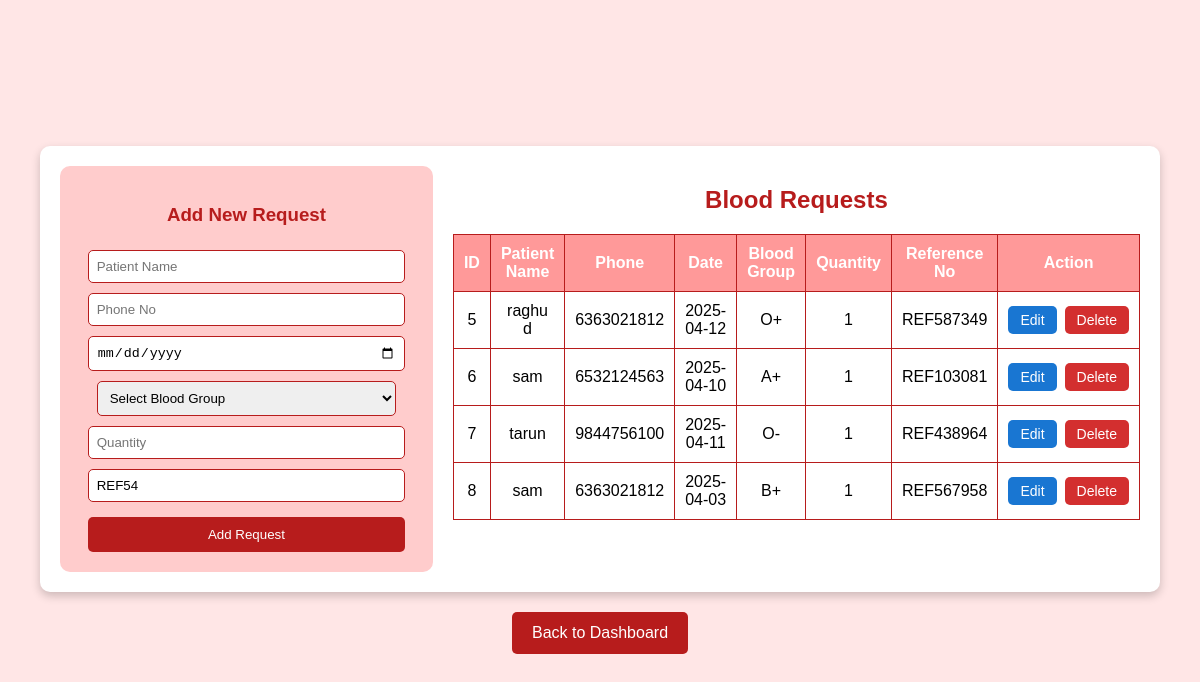
The app's page /blood_requests (signed in) with its own data.
### tables this page shows
CREATE TABLE blood_requests (
    id INTEGER PRIMARY KEY AUTOINCREMENT,
    patient_name TEXT NOT NULL,
    phone TEXT NOT NULL,
    request_date TEXT NOT NULL,
    blood_group TEXT NOT NULL,
    quantity INTEGER NOT NULL,
    reference_number TEXT UNIQUE NOT NULL
);

### main.py (the view, shortened to what this page needs)
@app.route('/blood_requests', methods=['GET', 'POST'])
def blood_requests():
    if 'username' not in session:
        flash('Please login first.', 'warning')
        return redirect(url_for('login'))
    conn = get_db_connection()
    requests = conn.execute("SELECT * FROM blood_requests").fetchall()
    conn.close()
    return render_template('blood_requests.html', requests=requests)

### main.py (called while the page is built)
def get_db_connection():
    conn = sqlite3.connect('login.db')
    conn.row_factory = sqlite3.Row
    return conn

### templates/blood_requests.html (shortened to what this page needs)
<!DOCTYPE html>
<html lang="en">
<head>
</head>
<body>
<div class="container">
    <div class="left-section">
        <h3>Add New Request</h3>
        <form method="POST" class="add-form">
            <input type="text" name="patient_name" placeholder="Patient Name" required>
            <input type="text" name="phone" placeholder="Phone No" required>
            <input type="date" name="request_date" required>
            <select name="blood_group" required>
                <option value="">Select Blood Group</option>
            </select>
            <input type="number" name="quantity" placeholder="Quantity" required>
            <input type="text" name="reference_number" id="reference_number" readonly>
            <button class="add-btn" type="submit">Add Request</button>
        </form>
    </div>
    <div class="right-section">
        <h2>Blood Requests</h2>
        <table>
            <tr>
                <th>ID</th>
                <th>Patient Name</th>
                <th>Phone</th>
                <th>Date</th>
                <th>Blood Group</th>
                <th>Quantity</th>
                <th>Reference No</th>
                <th>Action</th>
            </tr>
            {% for request in requests %}
            <tr>
                <td>{{ request.id }}</td>
                <td>{{ request.patient_name }}</td>
                <td>{{ request.phone }}</td>
                <td>{{ request.request_date }}</td>
                <td>{{ request.blood_group }}</td>
                <td>{{ request.quantity }}</td>
                <td>{{ request.reference_number }}</td>
                <td>
                    <div class="action-container">
                        <a href="/edit_request/{{ request.id }}">
                            <button class="action-btn edit-btn">Edit</button>
                        </a>
                        <a href="/delete_request/{{ request.id }}" onclick="return confirm('Are you sure?');">
                            <button class="action-btn delete-btn">Delete</button>
                        </a>
                    </div>
                </td>
            </tr>
            {% endfor %}
        </table>
    </div>
</div>
<div class="center-button">
    <button class="dashboard-btn" onclick="window.location.href='/dashboard'">Back to Dashboard</button>
</div>
</body>
</html>

### templates/blood_requests.html (style rules this page uses)
body { font-family: Arial, sans-serif; margin: 0; padding: 0; background-color: #ffe6e6; display: flex; flex-direction: column; justify-content: center; align-items: center; height: 100vh; }
.container { width: 90%; max-width: 1200px; background: white; padding: 20px; border-radius: 10px; box-shadow: 0 4px 10px rgba(0,0,0,0.2); display: flex; gap: 20px; }
.left-section { width: 35%; background: #ffcccc; padding: 20px; border-radius: 10px; display: flex; flex-direction: column; align-items: center; }
.right-section { width: 65%; }
h2, h3 { text-align: center; color: #b71c1c; }
table { width: 100%; border-collapse: collapse; margin-top: 20px; }
table, th, td { border: 1px solid #b71c1c; }
th, td { padding: 10px; text-align: center; }
th { background-color: #ff9999; color: white; }
.add-form { width: 100%; display: flex; flex-direction: column; align-items: center; }
.add-form input, .add-form select { width: 90%; padding: 8px; margin: 5px 0; border: 1px solid #b71c1c; border-radius: 5px; }
.add-btn { background-color: #b71c1c; color: white; padding: 10px; border: none; cursor: pointer; width: 95%; border-radius: 5px; margin-top: 10px; }
.action-container { display: flex; justify-content: center; gap: 8px; }
.action-btn { padding: 6px 12px; border: none; border-radius: 5px; cursor: pointer; font-size: 14px; transition: 0.3s; }
.edit-btn { background-color: #1976d2; color: white; }
.delete-btn { background-color: #d32f2f; color: white; }
.center-button { margin-top: 20px; text-align: center; }
.dashboard-btn { background-color: #b71c1c; color: white; padding: 12px 20px; border: none; cursor: pointer; border-radius: 5px; font-size: 16px; transition: 0.3s; }

### records on screen
blood_requests: id "5", patient_name "raghu d", phone "6363021812", request_date "2025-04-12", blood_group "O+", quantity "1", reference_number "REF587349"
blood_requests: id "6", patient_name "sam", phone "6532124563", request_date "2025-04-10", blood_group "A+", quantity "1", reference_number "REF103081"
blood_requests: id "7", patient_name "tarun", phone "9844756100", request_date "2025-04-11", blood_group "O-", quantity "1", reference_number "REF438964"
blood_requests: id "8", patient_name "sam", phone "6363021812", request_date "2025-04-03", blood_group "B+", quantity "1", reference_number "REF567958"
